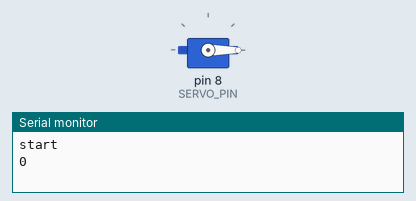
Bench run of a sketch on a simulated Arduino Uno, built with avr-gcc and run on an emulated ATmega328P. On the bench: servo, the last lines printed to the serial monitor.

Above: at 0.05 s.
At 4.0 s:
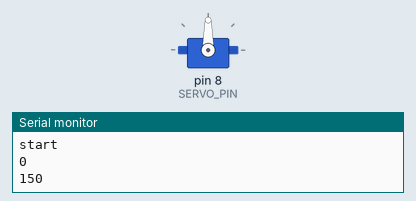
Timing chart, 0 to 5.2 s (numbered marks = the images above):
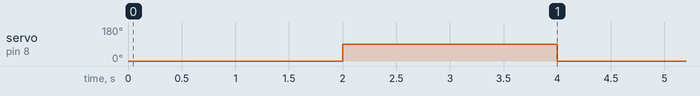

Measured:
- by itself, servo on pin 8 (SERVO_PIN): alternates 90° for 2.0 s and 0° for 2.0 s

The sketch:

happai-test.ino
```cpp
#include <Servo.h>

//拾ったサーボ用のやつ

// サーボのピン番号
const int SERVO_PIN = 8;

Servo servo;

void setup() {
  // put your setup code here, to run once:
  Serial.begin(9600);
  servo.attach(SERVO_PIN);
  servo.write(0);
}

void loop() {
  // put your main code here, to run repeatedly:
  Serial.print("start\n");
  servo.write(0);
  Serial.print("0\n");
  delay(2000);
  servo.write(90);
  Serial.print("150\n");
  delay(2000);
}
```
